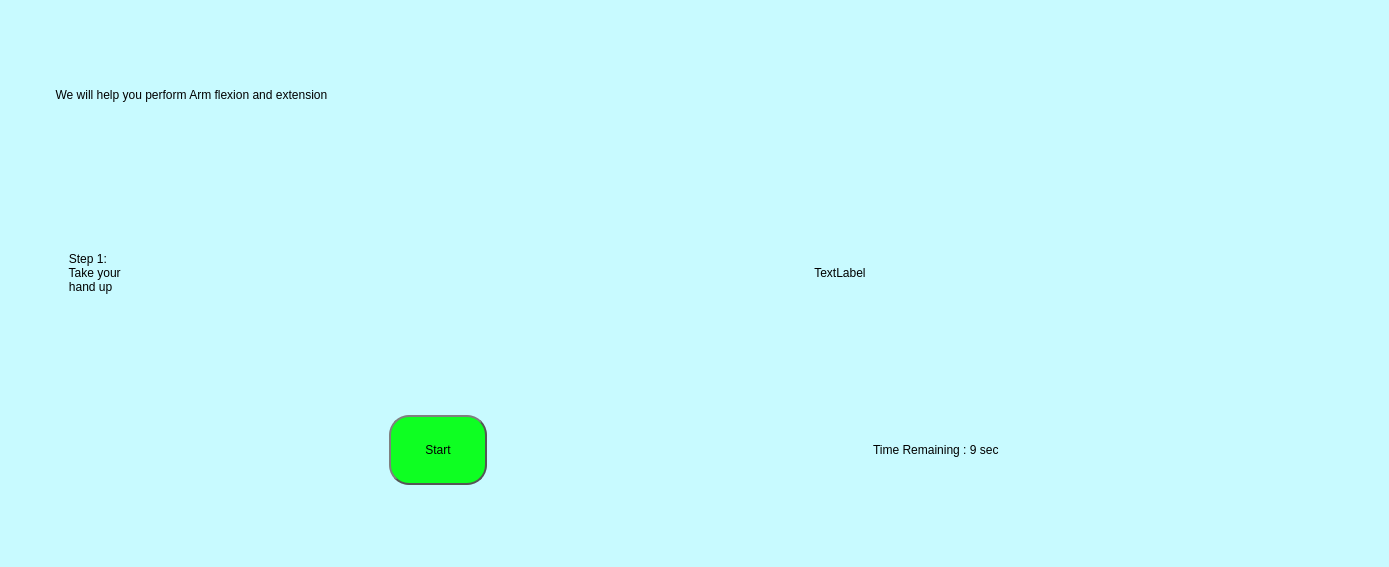
<?xml version="1.0" encoding="UTF-8"?>
<ui version="4.0">
 <class>MainWindow</class>
 <widget class="QMainWindow" name="MainWindow">
  <property name="geometry">
   <rect>
    <x>0</x>
    <y>0</y>
    <width>1389</width>
    <height>567</height>
   </rect>
  </property>
  <property name="windowTitle">
   <string>MainWindow</string>
  </property>
  <property name="styleSheet">
   <string notr="true">background-color: rgb(200, 250, 255);</string>
  </property>
  <widget class="QWidget" name="centralwidget">
   <layout class="QVBoxLayout" name="verticalLayout_2">
    <item>
     <widget class="QLabel" name="title">
      <property name="styleSheet">
       <string notr="true">font: 75 30pt &quot;MS Shell Dlg 2&quot;;</string>
      </property>
      <property name="text">
       <string>              We will help you perform Arm flexion and extension</string>
      </property>
     </widget>
    </item>
    <item>
     <layout class="QHBoxLayout" name="horizontalLayout_3">
      <item>
       <widget class="QLabel" name="step">
        <property name="enabled">
         <bool>true</bool>
        </property>
        <property name="sizePolicy">
         <sizepolicy hsizetype="Preferred" vsizetype="Preferred">
          <horstretch>0</horstretch>
          <verstretch>0</verstretch>
         </sizepolicy>
        </property>
        <property name="styleSheet">
         <string notr="true">font: 30pt &quot;MS Shell Dlg 2&quot;;</string>
        </property>
        <property name="text">
         <string>                  Step 1:
                  Take your 
                  hand up</string>
        </property>
       </widget>
      </item>
      <item>
       <widget class="QLabel" name="gif">
        <property name="sizePolicy">
         <sizepolicy hsizetype="Preferred" vsizetype="Preferred">
          <horstretch>0</horstretch>
          <verstretch>0</verstretch>
         </sizepolicy>
        </property>
        <property name="text">
         <string>                                   TextLabel</string>
        </property>
       </widget>
      </item>
     </layout>
    </item>
    <item>
     <layout class="QHBoxLayout" name="horizontalLayout_4">
      <item>
       <widget class="QPushButton" name="startButton">
        <property name="sizePolicy">
         <sizepolicy hsizetype="Fixed" vsizetype="Fixed">
          <horstretch>0</horstretch>
          <verstretch>0</verstretch>
         </sizepolicy>
        </property>
        <property name="minimumSize">
         <size>
          <width>98</width>
          <height>70</height>
         </size>
        </property>
        <property name="styleSheet">
         <string notr="true">
QPushButton {
	font: 20pt &quot;MS Shell Dlg 2&quot;;
    border: 2px solid #555;
    border-radius: 20px;
    border-style: outset;
    background-color: rgb(14, 255, 34);
    padding: 15px;
    }

QPushButton:hover {
    background-color: rgb(7, 255, 119);
    }

QPushButton:pressed {
    border-style: inset;
    background: qradialgradient(
        cx: 0.4, cy: -0.1, fx: 0.4, fy: -0.1,
        radius: 1.35, stop: 0 #fff, stop: 1 #ddd
        );
    }</string>
        </property>
        <property name="text">
         <string>Start</string>
        </property>
       </widget>
      </item>
      <item>
       <widget class="QLabel" name="time">
        <property name="sizePolicy">
         <sizepolicy hsizetype="Fixed" vsizetype="Preferred">
          <horstretch>0</horstretch>
          <verstretch>0</verstretch>
         </sizepolicy>
        </property>
        <property name="styleSheet">
         <string notr="true">font: 30pt &quot;MS Shell Dlg 2&quot;;</string>
        </property>
        <property name="text">
         <string>Time Remaining : 9 sec</string>
        </property>
       </widget>
      </item>
     </layout>
    </item>
   </layout>
  </widget>
  <widget class="QMenuBar" name="menubar">
   <property name="geometry">
    <rect>
     <x>0</x>
     <y>0</y>
     <width>1389</width>
     <height>26</height>
    </rect>
   </property>
  </widget>
  <widget class="QStatusBar" name="statusbar"/>
 </widget>
 <resources/>
 <connections/>
</ui>
